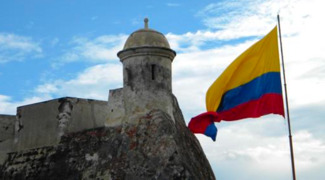
#> input picture workshop-9/assets/cartagena.jpg, 325 x 180 px
$ python exercise_7.py
#> lines starting #> are read from the running program, lines starting #| are printed output that depends on the picture
import numpy as np
import matplotlib.pyplot as plt

# Cargar imagen en [0,1]
image = np.asarray(plt.imread("assets/cartagena.jpg"), dtype=np.float64) / 255.0

if image.ndim == 3 and image.shape[2] >= 3:
    r, g, b = image[:, :, 0], image[:, :, 1], image[:, :, 2]
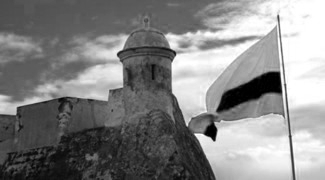
#> r: shape (180, 325) float64; min 0, max 1, mean 0.522
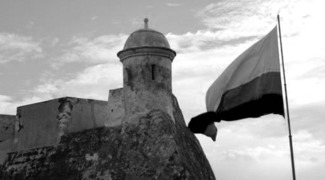
#> g: shape (180, 325) float64; min 0, max 1, mean 0.585
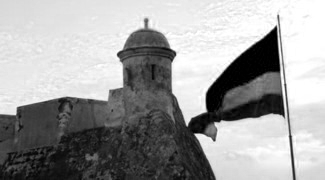
#> b: shape (180, 325) float64; min 0, max 1, mean 0.624

    fig, axs = plt.subplots(2, 2, figsize=(12, 8))
    axs[0, 0].imshow(image)
    axs[0, 0].set_title('Imagen original')
    axs[0, 0].axis('off')

    axs[0, 1].hist(r.ravel(), bins=256, range=(0, 1), color='r', alpha=0.8)
    axs[0, 1].set_title('Histograma - Rojo')
    axs[0, 1].set_xlim(0, 1)

    axs[1, 0].hist(g.ravel(), bins=256, range=(0, 1), color='g', alpha=0.8)
    axs[1, 0].set_title('Histograma - Verde')
    axs[1, 0].set_xlim(0, 1)

    axs[1, 1].hist(b.ravel(), bins=256, range=(0, 1), color='b', alpha=0.8)
    axs[1, 1].set_title('Histograma - Azul')
    axs[1, 1].set_xlim(0, 1)

    plt.tight_layout()
    plt.show()
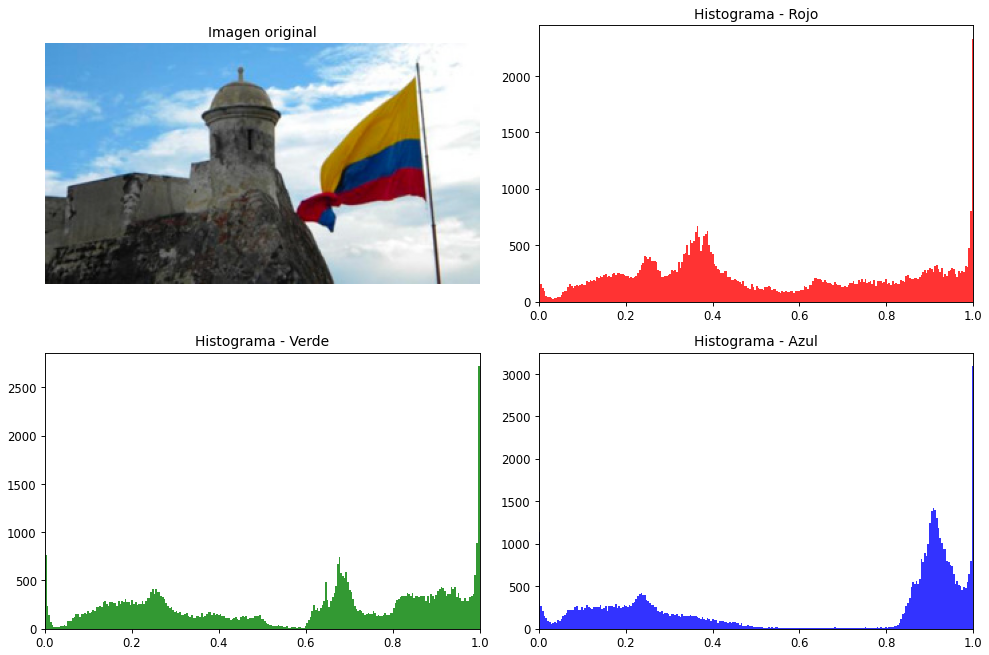
#> figure drawn by matplotlib, 4 panels; panel 2: tallest bar 2331 high, from x = 0.996 to 1; panel 3: tallest bar 2724 high, from x = 0.996 to 1; panel 4: tallest bar 3096 high, from x = 0.996 to 1
else:
    # Escala de grises
    fig, axs = plt.subplots(1, 2, figsize=(10, 5))
    axs[0].imshow(image, cmap='gray')
    axs[0].set_title('Imagen original (Gris)')
    axs[0].axis('off')

    axs[1].hist(image.ravel(), bins=256, range=(0, 1), color='k', alpha=0.9)
    axs[1].set_title('Histograma (Gris)')
    axs[1].set_xlim(0, 1)

    plt.tight_layout()
    plt.show()
